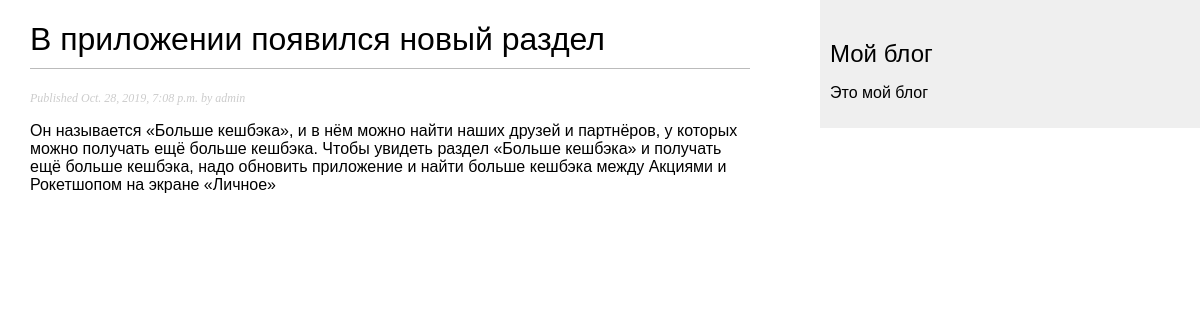
Screenshot of /blog/2019/10/28/v-prilozhenii-poyavilsya-novyj-razdel/ with the database file from the repository.
### blog/models.py (models this page shows, shortened)
class Post(models.Model):
    STATUS_CHOICES = (
        ('draft', 'Draft'),
        ('published', 'Published'),
    )
    title = models.CharField(max_length=250)
    slug = models.SlugField(max_length=250, unique_for_date='publish')
    author = models.ForeignKey(User, on_delete=models.CASCADE, related_name='blog_posts')
    body = models.TextField()
    publish = models.DateTimeField(default=timezone.now)
    created = models.DateTimeField(auto_now_add=True)
    updated = models.DateTimeField(auto_now=True)
    status = models.CharField(max_length=10, choices=STATUS_CHOICES, default='draft')
    objects = models.Manager()  # менеджер по умолчанию
    published = PublishedManager()  # наш новый менеджер

### blog/views.py (the view)
def post_detail(request, year, month, day, post):
    post = get_object_or_404(Post, slug=post, status='published', publish__year=year,
                             publish__month=month, publish__day=day)
    return render(request, 'blog/post/detail.html', {'post': post})

### blog/templates/blog/post/detail.html (shortened to what this page needs)
{% extends "blog/base.html" %}
{% block content %}
<h1>{{ post.title }}</h1>
<p class="date">Published {{ post.publish }} by {{ post.author }}</p>
{{ post.body|linebreaks }}
{% endblock %}

### blog/static/css/blog.css (style rules this page uses)
body { margin:0; padding:0; font-family:helvetica, sans-serif; }
h1 { font-weight:normal; border-bottom:1px solid #bbb; padding:0 0 10px 0; }
p.date { color:#ccc; font-family: georgia, serif; font-size: 12px; font-style: italic; }

### rows the page displays
Post: title "В приложении появился новый раздел", publish "Oct. 28, 2019, 7:08 p.m.", author "admin", body "Он называется «Больше кешбэка», и в нём можно найти наших друзей и партнёров, у которых можно получать ещё больше кешбэка. Чтобы увидеть раздел «Больше кешбэка» и получать ещё больше кешбэка, надо обновить приложение и найти больше кешбэка между Акциями и Рокетшопом на экране «Личное»"
